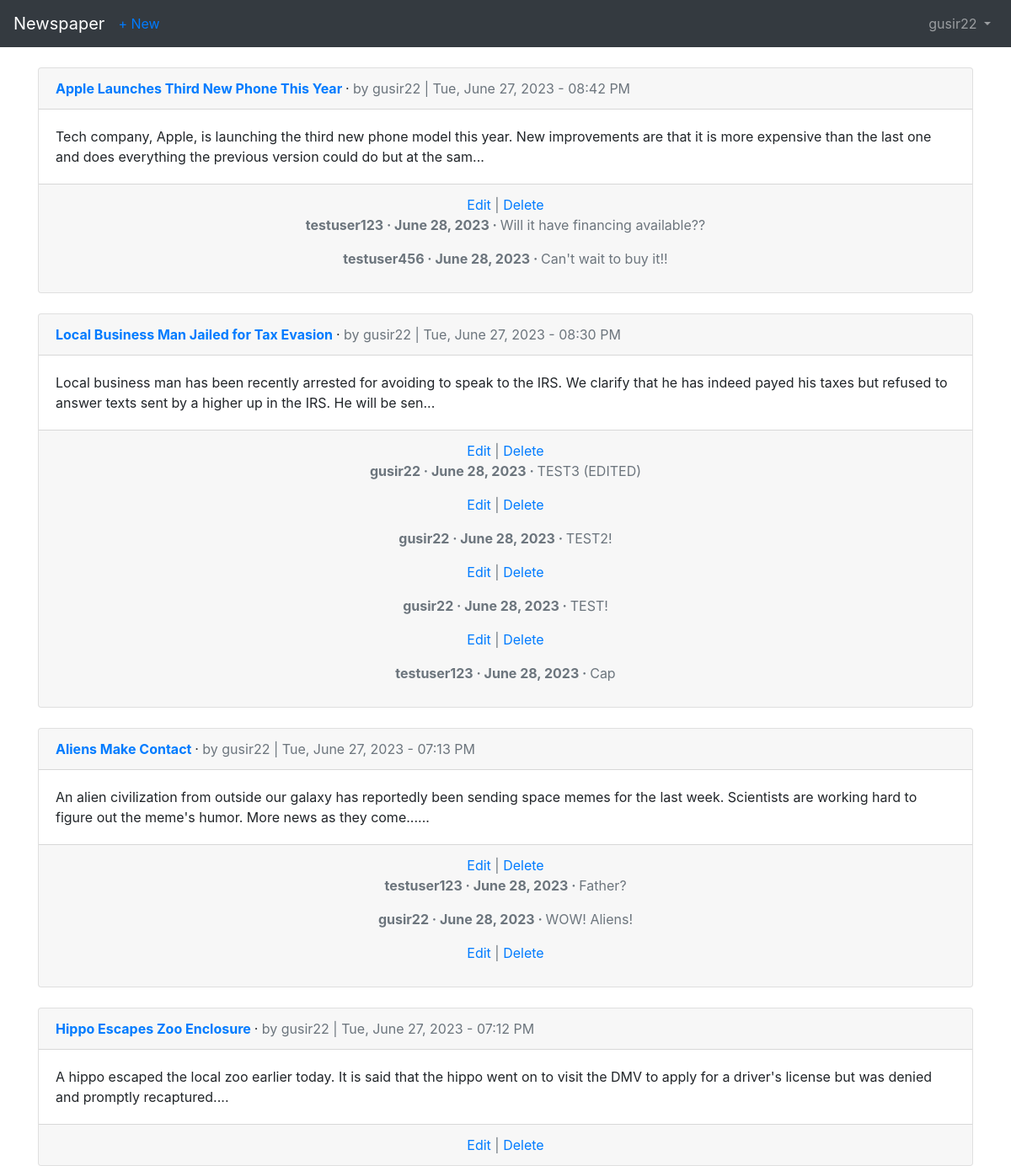
/articles/ (signed in), run on the app's committed database.
### accounts/models.py (models this page shows)
class CustomUser(AbstractUser):
    age = models.PositiveIntegerField(null=True, blank=True,)
    def get_last_name_first_name(self):
        if self.first_name and self.last_name:
            return f"{self.last_name}, {self.first_name}"
        return None
    get_last_name_first_name.short_description = "Last Name, First Name"

### articles/models.py (models this page shows, shortened)
class Article(models.Model):
    title = models.CharField(max_length=255)
    body = models.TextField()
    date = models.DateTimeField(auto_now_add=True)
    author = models.ForeignKey(
        get_user_model(),
        on_delete=models.CASCADE,
    )
    class Meta:
        ordering = ['-date', 'title', ]
    def body_preview(self):
        return f"{self.body[:200]}..."

class Comment(models.Model):
    article = models.ForeignKey(Article, on_delete=models.CASCADE, related_name='comments')
    comment = models.CharField(max_length=140)
    author = models.ForeignKey(get_user_model(), on_delete=models.CASCADE)
    date = models.DateTimeField(auto_now_add=True)
    class Meta:
        ordering = ['-date', '-id']
    def __str__(self):
        return self.comment

### articles/views.py (the view)
# urls.py: path('', ArticleListView.as_view(), name='article_list'),
class ArticleListView(LoginRequiredMixin, ListView):
    model = Article
    template_name = 'article_list.html'
    context_object_name = 'articles'

### templates/article_list.html (shortened to what this page needs)
{% extends 'base.html' %}
{% block content %}
    {% for article in articles %}
        <br />
        <div class="card">
            <div class="card-header">
                <span class="font-weight-bold"><a href="{% url 'article_detail' article.pk %}">{{ article.title }}
                </a></span> &middot;
                <span class="text-muted">by {{ article.author }} |
                {{ article.date|date:"D, F j, Y - h:i A" }}</span>
            </div>
            <div class="card-body">
                {{ article.body_preview }}
            </div>
            <div class="card-footer text-center text-muted">
                {% if user == article.author %}
                <a href="{% url 'article_edit' article.pk %}">Edit</a> |
                <a href="{% url 'article_delete' article.pk %}">Delete</a>
                {% endif %}
                {% for comment in article.comments.all %}
                    <p>
                        <span class="font-weight-bold">
                            {{ comment.author }} &middot; {{ comment.date|date:"F j, Y" }} &middot;
                        </span>
                        {{ comment }}
                    </p>
                    {% if user == comment.author %}
                        <p><a href="{% url 'comment_edit' comment.pk %}">Edit</a> |
                        <a href="{% url 'comment_delete' comment.pk %}">Delete</a></p>
                    {% endif %}
                {% endfor %}
            </div>
        </div>
    {% endfor %}
{% endblock content %}

### templates/base.html (shortened to what this page needs)
<!DOCTYPE html>
<html>
<head>
    <link rel="stylesheet" href="https://cdn.jsdelivr.net/npm/bootstrap@4.5.3/dist/css/bootstrap.min.css"
>
</head>
<body>
    <nav class="navbar navbar-expand-lg navbar-dark bg-dark">
        <a class="navbar-brand" href="{% url 'home' %}">Newspaper</a>
        {% if user.is_authenticated %}
            <ul class="navbar-nav mr-auto">
                <li class="nav-item">
                    <a href="{% url 'article_new' %}">+ New</a>
                </li>
            </ul>
        {% endif %}
        <div class="collapse navbar-collapse" id="navbarSupportedContent">
            {% if user.is_authenticated %}
                <ul class="navbar-nav ml-auto">
                    <li class="nav-item">
                        <a class="nav-link dropdown-toggle" href="#"
                        id="navbarDropdown" role="button" data-toggle="dropdown"
                        aria-haspopup="true" aria-expanded="false">
                            {{ user.username }}
                        </a>
                    </li>
                </ul>
            {% else %}
                <form class="form-inline ml-auto">
                    <a href="{% url 'login' %}" class="btn btn-outline-secondary">Log In</a>
                    <a href="{% url 'signup' %}" class="btn btn-primary ml-2">Sign up</a>
                </form>
            {% endif %}
        </div>
    </nav>
    <main>
        <div class="container">
            {% block content %}
            {% endblock content %}
        </div>
    </main>
</body>
</html>

### data on the page
CustomUser: username "gusir22"
Article: title "Apple Launches Third New Phone This Year", author "gusir22", date "Tue, June 27, 2023 - 08:42 PM", body_preview "Tech company, Apple, is launching the third new phone model this year. New improvements are that it is more expensive than the last one and does everything the previous version could do but at the sam...", shows "Edit"
Comment: author "testuser123", date "June 28, 2023", comment "Will it have financing available??"
Comment: author "testuser456", date "June 28, 2023", comment "Can't wait to buy it!!"
Article: title "Local Business Man Jailed for Tax Evasion", author "gusir22", date "Tue, June 27, 2023 - 08:30 PM", body_preview "Local business man has been recently arrested for avoiding to speak to the IRS. We clarify that he has indeed payed his taxes but refused to answer texts sent by a higher up in the IRS. He will be sen...", shows "Edit"
Comment: author "gusir22", date "June 28, 2023", comment "TEST3 (EDITED)", shows "Edit"
Comment: author "gusir22", date "June 28, 2023", comment "TEST2!", shows "Edit"
Comment: author "gusir22", date "June 28, 2023", comment "TEST!", shows "Edit"
Comment: author "testuser123", date "June 28, 2023", comment "Cap"
Article: title "Aliens Make Contact", author "gusir22", date "Tue, June 27, 2023 - 07:13 PM", body_preview "An alien civilization from outside our galaxy has reportedly been sending space memes for the last week. Scientists are working hard to figure out the meme's humor. More news as they come......", shows "Edit"
Comment: author "testuser123", date "June 28, 2023", comment "Father?"
Comment: author "gusir22", date "June 28, 2023", comment "WOW! Aliens!", shows "Edit"
Article: title "Hippo Escapes Zoo Enclosure", author "gusir22", date "Tue, June 27, 2023 - 07:12 PM", body_preview "A hippo escaped the local zoo earlier today. It is said that the hippo went on to visit the DMV to apply for a driver's license but was denied and promptly recaptured....", shows "Edit"
